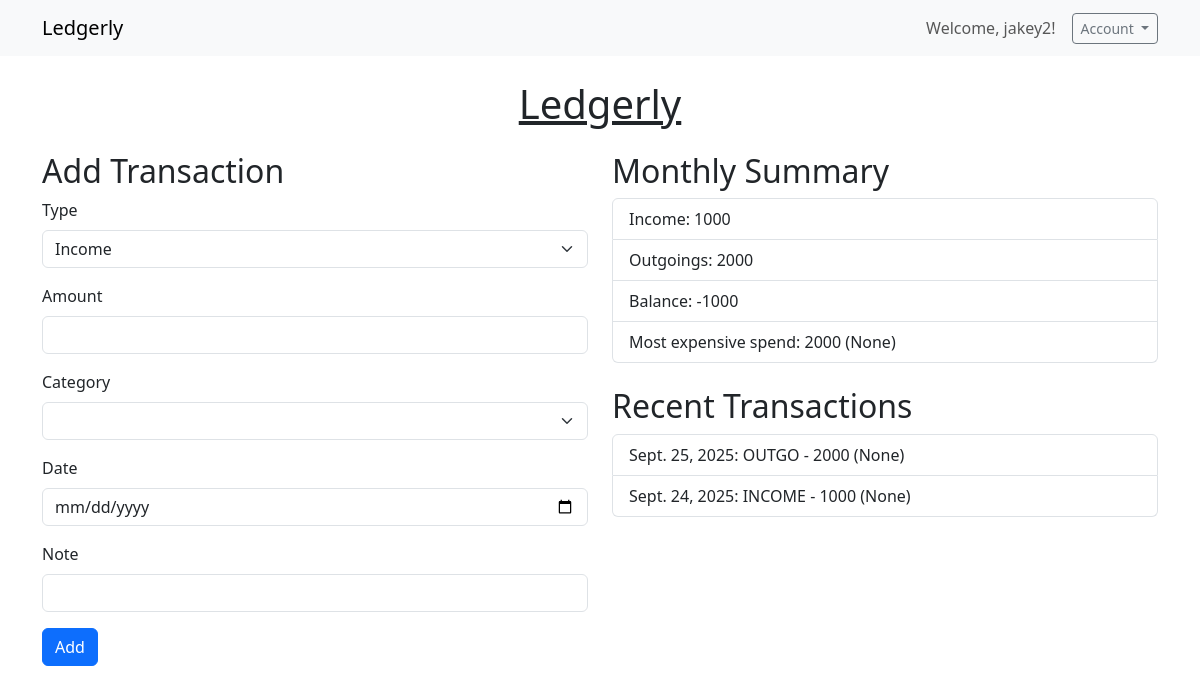
Screenshot of / (signed in) with the database file from the repository.
### expenses/models.py (models this page shows, shortened)
class Transaction(models.Model):
    INCOME = 'INCOME'
    OUTGO = 'OUTGO'
    TYPE_CHOICES = [
        (INCOME, 'Income'),
        (OUTGO, 'Outgoing'),
    ]
    user = models.ForeignKey(
        User,
        on_delete=models.CASCADE,
        related_name='transactions',
    )
    category = models.ForeignKey(
        Category,
        null=True,
        blank=True,
        on_delete=models.SET_NULL,
    )
    type = models.CharField(max_length=6, choices=TYPE_CHOICES)
    amount_in_cents = models.IntegerField()
    occurred_on = models.DateField()
    note = models.TextField(blank=True)
    created_at = models.DateTimeField(auto_now_add=True)
    updated_at = models.DateTimeField(auto_now=True)

### expenses/views.py (the view, shortened to what this page needs)
# urls.py: path('', views.dashboard, name='dashboard'),  # Home page/dashboard
@login_required
def dashboard(request):
    categories = Category.objects.filter(is_active=True)
    transactions = (
        Transaction.objects
        .filter(user=request.user)
        .order_by('-occurred_on')
    )
    now = timezone.now()
    month_transactions = transactions.filter(
        occurred_on__year=now.year,
        occurred_on__month=now.month,
    )
    income = (
        month_transactions
        .filter(type='INCOME')
        .aggregate(total=models.Sum('amount_in_cents'))['total']
        or 0
    )
    outgo = (
        month_transactions
        .filter(type='OUTGO')
        .aggregate(total=models.Sum('amount_in_cents'))['total']
        or 0
    )
    balance = income - outgo
    top_spend = (
        month_transactions
        .filter(type='OUTGO')
        .order_by('-amount_in_cents')
        .first()
    )
    context = {
        'categories': categories,
        'transactions': transactions[:10],
        'income': income,
        'outgo': outgo,
        'balance': balance,
        'top_spend': top_spend,
    }
    return render(request, 'expenses/dashboard.html', context)

### expenses/templates/expenses/dashboard.html (shortened to what this page needs)
{% load crispy_forms_tags %}
{% load static %}
<!DOCTYPE html>
<html lang="en">
<head>
    <link href="https://cdn.jsdelivr.net/npm/bootstrap@5.3.2/dist/css/bootstrap.min.css" rel="stylesheet">
    <link rel="stylesheet" href="{% static 'expenses/style.css' %}">
</head>
{% if user.is_authenticated %}
<body>
    <nav class="navbar navbar-light bg-light">
        <div class="container">
            {% if user.is_authenticated %}
                <a class="navbar-brand mb-0 h1" href="{% url 'dashboard' %}">Ledgerly</a>
            {% else %}
                <span class="navbar-brand mb-0 h1">Ledgerly</span>
            {% endif %}
            {% if user.is_authenticated %}
                <div class="d-flex align-items-center">
                    <span class="navbar-text me-3">Welcome, {{ user.username }}!</span>
                    <div class="dropdown">
                        <button class="btn btn-outline-secondary btn-sm dropdown-toggle" type="button" id="userMenu" data-bs-toggle="dropdown" aria-expanded="false">
                            Account
                        </button>
                    </div>
                </div>
            {% endif %}
        </div>
    </nav>
<div class="container py-4">
    <h1 class="mb-4 text-center"><u>Ledgerly</u></h1>
    <div class="row">
        <div class="col-md-6">
            <h2>Add Transaction</h2>
            <form method="post" class="mb-4">
                <div class="mb-3">
                    <label class="form-label">Type</label>
                    <select name="type" class="form-select">
                        <option value="INCOME">Income</option>
                    </select>
                </div>
                <div class="mb-3">
                    <label class="form-label">Amount</label>
                    <input type="number" name="amount_in_cents" class="form-control" required>
                </div>
                <div class="mb-3">
                    <label class="form-label">Category</label>
                    <select name="category" class="form-select">
                    </select>
                </div>
                <div class="mb-3">
                    <label class="form-label">Date</label>
                    <input type="date" name="occurred_on" class="form-control" required>
                </div>
                <div class="mb-3">
                    <label class="form-label">Note</label>
                    <input type="text" name="note" class="form-control">
                </div>
                <button type="submit" class="btn btn-primary">Add</button>
            </form>
        </div>
        <div class="col-md-6">
            <h2>Monthly Summary</h2>
            <ul class="list-group mb-4">
                <li class="list-group-item">Income: {{ income }}</li>
                <li class="list-group-item">Outgoings: {{ outgo }}</li>
                <li class="list-group-item">Balance: {{ balance }}</li>
                {% if top_spend %}
                    <li class="list-group-item">Most expensive spend: {{ top_spend.amount_in_cents }} ({{ top_spend.category }})</li>
                {% endif %}
            </ul>
            <h2>Recent Transactions</h2>
            <ul class="list-group">
                {% for t in transactions %}
                    <li class="list-group-item">
                        {{ t.occurred_on }}: {{ t.type }} - {{ t.amount_in_cents }} ({{ t.category }}) {{ t.note }}
                    </li>
                {% empty %}
                    <li class="list-group-item">No transactions yet.</li>
                {% endfor %}
            </ul>
        </div>
    </div>
</div>
</body>
</html>
{% else %}
    <script>
        window.location.href = "{% url 'account_login' %}";
    </script>
{% endif %}

### rows the page displays
Transaction: amount_in_cents "2000", category "None", occurred_on "Sept. 25, 2025", type "OUTGO"
Transaction: occurred_on "Sept. 24, 2025", type "INCOME", amount_in_cents "1000", category "None"

### other values shown
{{ user.username }} "jakey2"
{{ income }} "1000"
{{ outgo }} "2000"
{{ balance }} "-1000"
